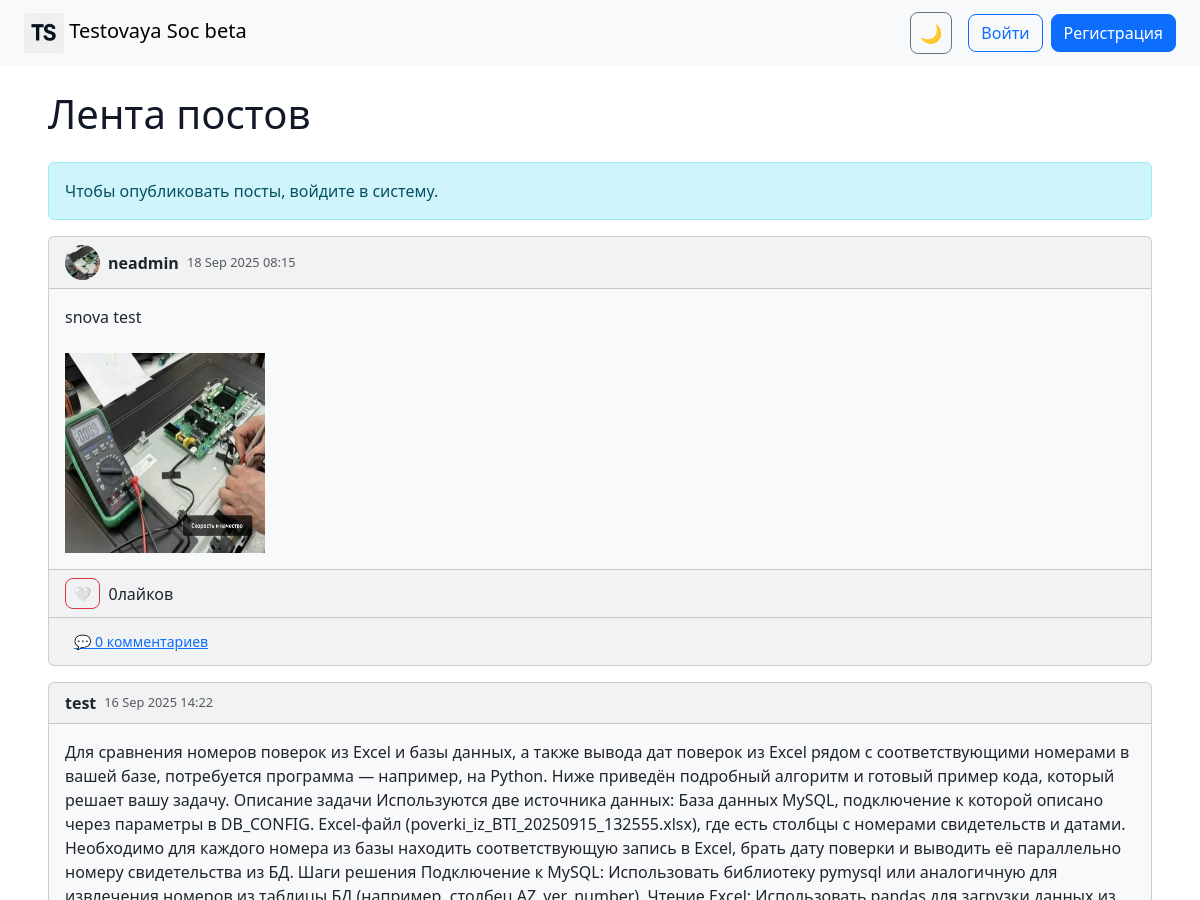
/ (upper part), run on an earlier commit of the app's database.
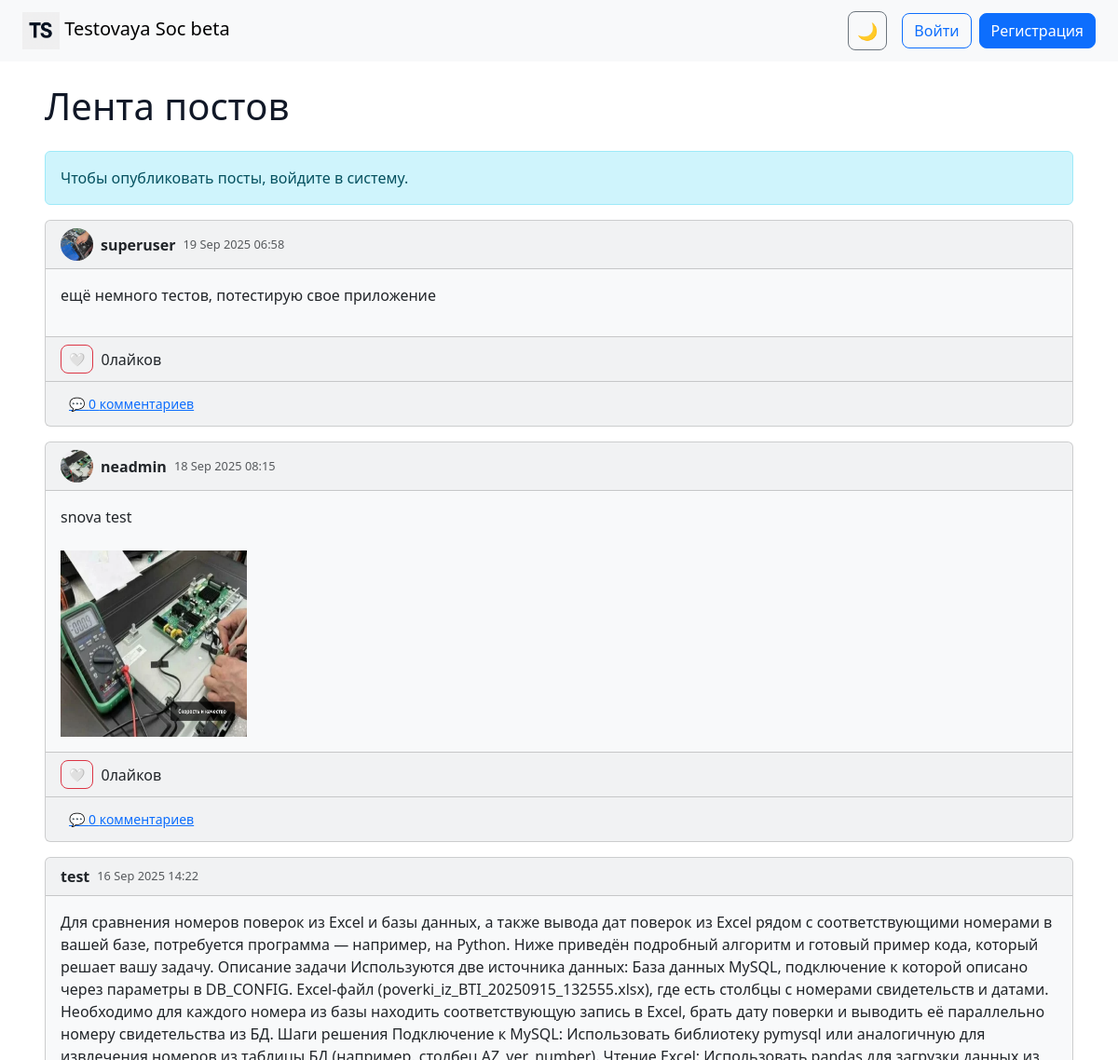
And on a later commit of the database.
### social/models.py (models this page shows, shortened)
class Post(models.Model):
    autor = models.ForeignKey(User, on_delete=models.CASCADE, related_name='posts')
    content = models.TextField()
    image = models.ImageField(upload_to="posts/", blank=True, null=True)
    created_at = models.DateTimeField(auto_now_add=True)

class User(AbstractUser):
    bio = models.TextField(blank=True, null=True, verbose_name="О себе")
    avatar = models.ImageField(upload_to="avatars/", blank=True, null=True, verbose_name="Аватар")

### social/views.py (the view)
# urls.py: path("", views.index, name="index"),
def index(request):
    if request.method == "POST":
        form = PostForm(request.POST, request.FILES)
        if form.is_valid():
            post = form.save(commit=False)
            post.autor = request.user
            post.save()
            return redirect("index")
    else:
        form = PostForm()
    posts = Post.objects.all().order_by("-created_at")
    if request.user.is_authenticated:
        for post in posts:
            post.liked_by_user = post.is_liked_by(request.user)
    else:
        for post in posts:
            post.liked_by_user = False
    return render(request, "social/index.html", {"posts": posts, "form": form})

### social/templates/social/index.html (shortened to what this page needs)
{% extends "base.html" %}
 {% load static %}
{% block content %}
    <h1 class="mb-4">Лента постов</h1>
    {% if user.is_authenticated %}
        <div class="card mb-4">
            <div class="card-body">
                <form method="post" enctype="multipart/form-data">
                    {% csrf_token %}
                    {{ form.as_p }}
                    <button type="submit" class="btn btn-success">Опубликовать</button>
                </form>
            </div>
        </div>
    {% else %}
        <p class="alert alert-info">Чтобы опубликовать посты, войдите в систему.</p>
    {% endif %}
    {% for post in posts %}
    <div class="card mb-3">
        <div class="card-header d-flex align-items-center">
            {% if post.autor.avatar %}
                <a href="{% url 'user_profile' post.autor.username %}" class="me-2">
                    <img src="{{ post.autor.avatar.url }}" alt="{{ post.autor.username }}'s avatar" class="post-avatar rounded-circle" style="width:35px; height:35px; object-fit:cover; border-radius:50%;">
                </a>
            {% endif %}
            <div class="post-meta">
                <strong>{{ post.autor.username }}</strong>
                <small class="text-muted ms-2 post-date">{{ post.created_at|date:"d M Y H:i" }}</small>
            </div>
        </div>
        <div class="card-body">
            <p>{{ post.content }}</p>
            {% if post.image %}
                <img src="{{ post.image.url }}" class="img-fluid mt-2" alt="Post image" style="width:200px; height:200px;">
            {% endif %}
        </div>
        <div class="card-footer d-flex align-items-center">
            <button class="btn btn-outline-danger btn-sm like-btn me-2" data-id="{{ post.id}}">
                {% if post.liked_by_user %}
                    ❤️
                {% else %}
                    🤍
                {% endif %}
            </button>
            <span id="likes-{{ post.id }}">{{ post.likes.count }}</span> лайков
        </div>
        <div class="card-footer d-flex justify-content-between align-items-center">
            <a href="{% url 'post_detail' post.id %}" class="btn btn-link btn-sm">
                💬 {{ post.comments.count }} комментариев
            </a>
        </div>
    </div>
    {% empty %}
        <p class="text-muted">Пока нет постов</p>
{% endfor %}
{% endblock %}

What changed in the data, as far as the page shows it:
added Post: autor.avatar (picture), autor.username "superuser", created_at "19 Sep 2025 06:58", content "ещё немного тестов, потестирую свое приложение", likes.count "0", comments.count "0"
